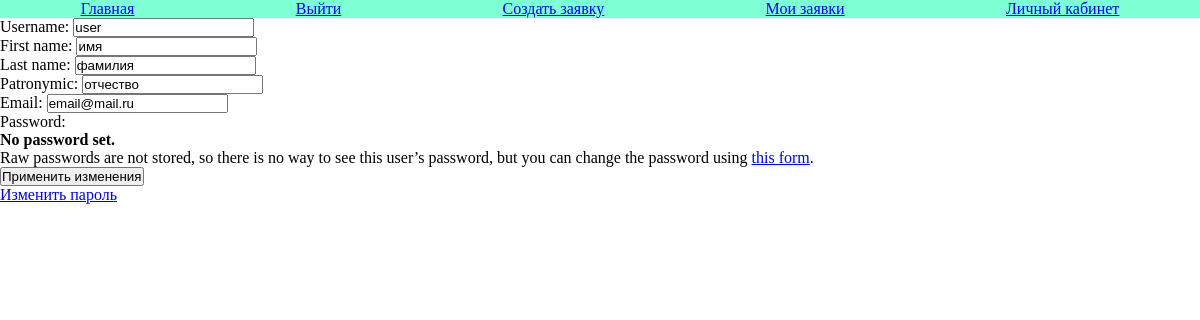
Screenshot of /design/profile/edit/ (signed in) with the database file from the repository.
### design/models.py (models this page shows, shortened)
class AdvUser(AbstractUser):
    patronymic = models.CharField(max_length=50, blank=True)
    is_employer = models.BooleanField(default=False, verbose_name='Статус сотрудника')

### design/views.py (the view)
# urls.py: path('profile/edit/', views.edit_profile, name='edit_profile'),
@login_required
def edit_profile(request):
    user = request.user
    if request.method == 'POST':
        form = UserEditForm(instance=user, data=request.POST)
        if form.is_valid():
            user = form.save()
            update_session_auth_hash(request, user)
            return redirect('profile')
    else:
        form = UserEditForm(instance=user)
    context = {'form': form}
    return render(request, 'design/edit_profile.html', context)

### design/forms.py (shortened to what this page needs)
class UserEditForm(UserChangeForm):
    latin_validator = RegexValidator(
        regex=r'^[a-zA-Z-]*$',
        message='Имя пользователя может содержать только латинские буквы и дефис.',
    )
    kiril_validator = RegexValidator(
        regex=r'^[а-яА-Я- ]*$',
        message='ФИО может содержать только кириллицу, дефис и пробелы'
    )
    username = forms.CharField(validators=[latin_validator])
    first_name = forms.CharField(validators=[kiril_validator])
    last_name = forms.CharField(validators=[kiril_validator])
    patronymic = forms.CharField(validators=[kiril_validator])
    email = forms.EmailField(validators=[EmailValidator()])
    class Meta:
        model = AdvUser
        fields = ['username', 'first_name', 'last_name', 'patronymic', 'email']

### design/templates/design/edit_profile.html (shortened to what this page needs)
{% extends 'design/base.html' %}
{% block content %}
    <form action="{% url 'edit_profile' %}" method="post">
        {{ form.as_p }}
        <button type="submit">Применить изменения</button>
    </form>
    <a type="button" href="{% url 'password_change' %}">Изменить пароль</a>
{% endblock %}

### design/static/css/style.css (style rules this page uses)
* { margin: 0; padding: 0; box-sizing: border-box; }

### rows the page displays
AdvUser: username "user", first_name "имя", last_name "фамилия", patronymic "отчество", email "email@mail.ru"
